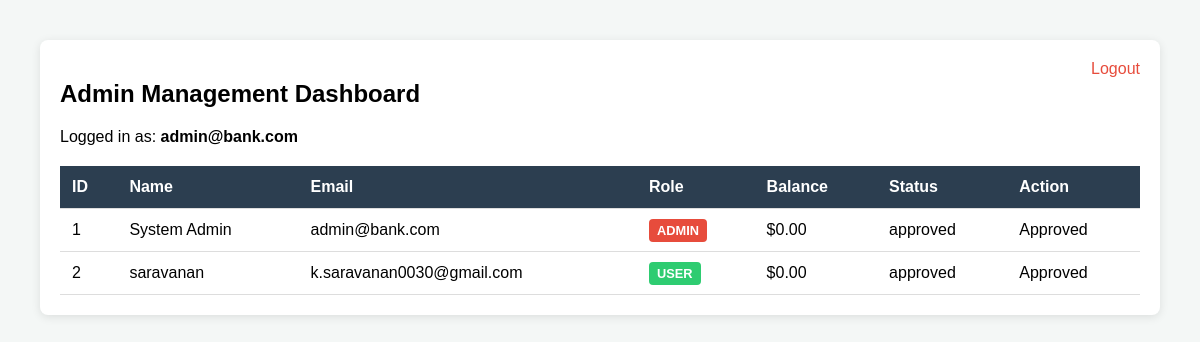
The app's page /admin_dashboard (signed in), older data.
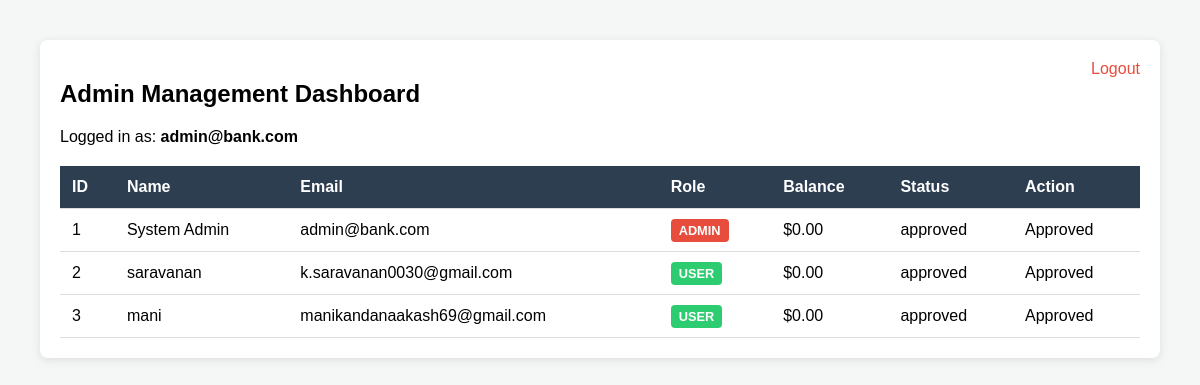
The same page, newer data.
### tables this page shows
CREATE TABLE users (
        id INTEGER PRIMARY KEY AUTOINCREMENT,
        account_number TEXT UNIQUE,
        name TEXT,
        email TEXT UNIQUE,
        password TEXT,
        balance REAL DEFAULT 0,
        role TEXT DEFAULT 'user',
        full_name TEXT,
        phone TEXT,
        address TEXT,
        aadhaar TEXT,
        approval_status TEXT DEFAULT 'pending',
        otp_hash TEXT,
        otp_expiry TEXT,
        last_login TEXT
    );

### app.py (the view)
@app.route("/admin_dashboard")
@roles_allowed("admin")
def admin_dashboard():
    conn = db()
    users = conn.execute("SELECT id, name, email, role, balance, approval_status FROM users").fetchall()
    conn.close()
    return render_template("admin_dashboard.html", users=users)

### app.py (called while the page is built)
def db():
    conn = sqlite3.connect(DB_NAME)
    conn.row_factory = sqlite3.Row
    return conn

def roles_allowed(*roles):
    def wrapper(f):
        @wraps(f)
        def decorated(*args, **kwargs):
            if "user" not in session:
                flash("Login required")
                return redirect("/login")
            if session["role"] not in roles:
                flash("Access denied")
                return redirect("/login")
            return f(*args, **kwargs)
        return decorated
    return wrapper

### templates/admin_dashboard.html (shortened to what this page needs)
<!DOCTYPE html>
<html lang="en">
<head>
</head>
<body>
<div class="container">
<a href="/logout" class="logout">Logout</a>
<h2>Admin Management Dashboard</h2>
<p>Logged in as: <strong>{{ session['user'] }}</strong></p>
<table>
<thead>
<tr>
<th>ID</th>
<th>Name</th>
<th>Email</th>
<th>Role</th>
<th>Balance</th>
<th>Status</th>
<th>Action</th>
</tr>
</thead>
<tbody>
{% for user in users %}
<tr>
<td>{{ user.id }}</td>
<td>{{ user.name }}</td>
<td>{{ user.email }}</td>
<td>
<span class="role-badge {{ user.role }}">
{{ user.role.upper() }}
</span>
</td>
<td>
${{ "%.2f"|format(user.balance if user.balance else 0) }}
</td>
<td>
{{ user.approval_status }}
</td>
<td>
{% if user.approval_status != "approved" %}
<a href="/approve/{{ user.id }}" class="approve-btn">Approve</a>
{% else %}
Approved
{% endif %}
</td>
</tr>
{% endfor %}
</tbody>
</table>
</div>
</body>
</html>

### templates/admin_dashboard.html (style rules this page uses)
body { font-family: sans-serif; margin: 40px; background: #f4f7f6; }
.container { background: white; padding: 20px; border-radius: 8px; box-shadow: 0 2px 10px rgba(0,0,0,0.1); }
table { width: 100%; border-collapse: collapse; margin-top: 20px; }
th, td { padding: 12px; text-align: left; border-bottom: 1px solid #ddd; }
th { background-color: #2c3e50; color: white; }
.role-badge { padding: 4px 8px; border-radius: 4px; font-size: 0.8em; font-weight: bold; }
.admin { background: #e74c3c; color: white; }
.user { background: #2ecc71; color: white; }
.logout { float: right; color: #e74c3c; text-decoration: none; }

Row changes from the older to the newer data that the page shows:
added users: id "3", name "mani", email "manikandanaakash69@gmail.com", role "USER", balance "0.00", approval_status "approved", shows "Approved"
